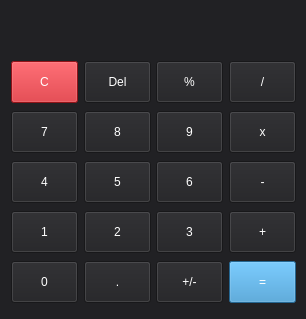
<?xml version="1.0" encoding="UTF-8"?>
<ui version="4.0">
 <class>MainWindow</class>
 <widget class="QMainWindow" name="MainWindow">
  <property name="enabled">
   <bool>true</bool>
  </property>
  <property name="geometry">
   <rect>
    <x>0</x>
    <y>0</y>
    <width>306</width>
    <height>319</height>
   </rect>
  </property>
  <property name="sizePolicy">
   <sizepolicy hsizetype="Fixed" vsizetype="Fixed">
    <horstretch>0</horstretch>
    <verstretch>0</verstretch>
   </sizepolicy>
  </property>
  <property name="minimumSize">
   <size>
    <width>306</width>
    <height>319</height>
   </size>
  </property>
  <property name="maximumSize">
   <size>
    <width>16777215</width>
    <height>16777215</height>
   </size>
  </property>
  <property name="windowTitle">
   <string>Olivers Calculator</string>
  </property>
  <property name="styleSheet">
   <string notr="true">background-color: #212124;
color: #ffffff;
</string>
  </property>
  <widget class="QWidget" name="centralWidget">
   <property name="sizePolicy">
    <sizepolicy hsizetype="Fixed" vsizetype="Fixed">
     <horstretch>0</horstretch>
     <verstretch>0</verstretch>
    </sizepolicy>
   </property>
   <property name="styleSheet">
    <string notr="true">QPushButton {
min-width: 65;
min-height: 40;
max-width: 65;
max-height: 40;
}</string>
   </property>
   <layout class="QVBoxLayout" name="verticalLayout">
    <item>
     <widget class="QLabel" name="displayPanel">
      <property name="minimumSize">
       <size>
        <width>290</width>
        <height>40</height>
       </size>
      </property>
      <property name="maximumSize">
       <size>
        <width>16777215</width>
        <height>40</height>
       </size>
      </property>
      <property name="font">
       <font>
        <family>Open Sans</family>
        <pointsize>20</pointsize>
        <weight>50</weight>
        <italic>false</italic>
        <bold>false</bold>
        <kerning>true</kerning>
       </font>
      </property>
      <property name="layoutDirection">
       <enum>Qt::LeftToRight</enum>
      </property>
      <property name="styleSheet">
       <string notr="true">border: 1 solid #fffff;
background-color: #fff;</string>
      </property>
      <property name="text">
       <string/>
      </property>
      <property name="scaledContents">
       <bool>true</bool>
      </property>
      <property name="alignment">
       <set>Qt::AlignRight|Qt::AlignTrailing|Qt::AlignVCenter</set>
      </property>
      <property name="wordWrap">
       <bool>true</bool>
      </property>
      <property name="textInteractionFlags">
       <set>Qt::TextSelectableByKeyboard|Qt::TextSelectableByMouse</set>
      </property>
     </widget>
    </item>
    <item>
     <layout class="QHBoxLayout" name="horizontalLayout_5">
      <item>
       <widget class="QPushButton" name="actionClear">
        <property name="styleSheet">
         <string notr="true">background-color: #cb1a21;
color: #ffffff;</string>
        </property>
        <property name="text">
         <string>C</string>
        </property>
       </widget>
      </item>
      <item>
       <widget class="QPushButton" name="actionDel">
        <property name="text">
         <string>Del</string>
        </property>
       </widget>
      </item>
      <item>
       <widget class="QPushButton" name="actionPercent">
        <property name="text">
         <string>%</string>
        </property>
       </widget>
      </item>
      <item>
       <widget class="QPushButton" name="actionDiv">
        <property name="text">
         <string>/</string>
        </property>
        <attribute name="buttonGroup">
         <string notr="true">actionGroup</string>
        </attribute>
       </widget>
      </item>
     </layout>
    </item>
    <item>
     <layout class="QHBoxLayout" name="horizontalLayout_3">
      <item>
       <widget class="QPushButton" name="num7">
        <property name="text">
         <string>7</string>
        </property>
        <attribute name="buttonGroup">
         <string notr="true">numberGroup</string>
        </attribute>
       </widget>
      </item>
      <item>
       <widget class="QPushButton" name="num8">
        <property name="sizePolicy">
         <sizepolicy hsizetype="Fixed" vsizetype="Fixed">
          <horstretch>0</horstretch>
          <verstretch>0</verstretch>
         </sizepolicy>
        </property>
        <property name="text">
         <string>8</string>
        </property>
        <attribute name="buttonGroup">
         <string notr="true">numberGroup</string>
        </attribute>
       </widget>
      </item>
      <item>
       <widget class="QPushButton" name="num9">
        <property name="text">
         <string>9</string>
        </property>
        <attribute name="buttonGroup">
         <string notr="true">numberGroup</string>
        </attribute>
       </widget>
      </item>
      <item>
       <widget class="QPushButton" name="actionMul">
        <property name="text">
         <string>x</string>
        </property>
        <attribute name="buttonGroup">
         <string notr="true">actionGroup</string>
        </attribute>
       </widget>
      </item>
     </layout>
    </item>
    <item>
     <layout class="QHBoxLayout" name="horizontalLayout_2">
      <item>
       <widget class="QPushButton" name="num4">
        <property name="text">
         <string>4</string>
        </property>
        <attribute name="buttonGroup">
         <string notr="true">numberGroup</string>
        </attribute>
       </widget>
      </item>
      <item>
       <widget class="QPushButton" name="num5">
        <property name="text">
         <string>5</string>
        </property>
        <attribute name="buttonGroup">
         <string notr="true">numberGroup</string>
        </attribute>
       </widget>
      </item>
      <item>
       <widget class="QPushButton" name="num6">
        <property name="text">
         <string>6</string>
        </property>
        <attribute name="buttonGroup">
         <string notr="true">numberGroup</string>
        </attribute>
       </widget>
      </item>
      <item>
       <widget class="QPushButton" name="actionMinus">
        <property name="text">
         <string>-</string>
        </property>
        <attribute name="buttonGroup">
         <string notr="true">actionGroup</string>
        </attribute>
       </widget>
      </item>
     </layout>
    </item>
    <item>
     <layout class="QHBoxLayout" name="horizontalLayout">
      <property name="bottomMargin">
       <number>0</number>
      </property>
      <item>
       <widget class="QPushButton" name="num1">
        <property name="sizePolicy">
         <sizepolicy hsizetype="Fixed" vsizetype="Fixed">
          <horstretch>0</horstretch>
          <verstretch>0</verstretch>
         </sizepolicy>
        </property>
        <property name="minimumSize">
         <size>
          <width>67</width>
          <height>42</height>
         </size>
        </property>
        <property name="maximumSize">
         <size>
          <width>67</width>
          <height>42</height>
         </size>
        </property>
        <property name="text">
         <string>1</string>
        </property>
        <attribute name="buttonGroup">
         <string notr="true">numberGroup</string>
        </attribute>
       </widget>
      </item>
      <item>
       <widget class="QPushButton" name="num2">
        <property name="sizePolicy">
         <sizepolicy hsizetype="Fixed" vsizetype="Fixed">
          <horstretch>0</horstretch>
          <verstretch>0</verstretch>
         </sizepolicy>
        </property>
        <property name="text">
         <string>2</string>
        </property>
        <attribute name="buttonGroup">
         <string notr="true">numberGroup</string>
        </attribute>
       </widget>
      </item>
      <item>
       <widget class="QPushButton" name="num3">
        <property name="sizePolicy">
         <sizepolicy hsizetype="Fixed" vsizetype="Fixed">
          <horstretch>0</horstretch>
          <verstretch>0</verstretch>
         </sizepolicy>
        </property>
        <property name="maximumSize">
         <size>
          <width>67</width>
          <height>42</height>
         </size>
        </property>
        <property name="text">
         <string>3</string>
        </property>
        <attribute name="buttonGroup">
         <string notr="true">numberGroup</string>
        </attribute>
       </widget>
      </item>
      <item>
       <widget class="QPushButton" name="actionPlus">
        <property name="text">
         <string>+</string>
        </property>
        <attribute name="buttonGroup">
         <string notr="true">actionGroup</string>
        </attribute>
       </widget>
      </item>
     </layout>
    </item>
    <item>
     <layout class="QHBoxLayout" name="horizontalLayout_4">
      <property name="rightMargin">
       <number>0</number>
      </property>
      <item>
       <widget class="QPushButton" name="num0">
        <property name="text">
         <string>0</string>
        </property>
        <attribute name="buttonGroup">
         <string notr="true">numberGroup</string>
        </attribute>
       </widget>
      </item>
      <item>
       <widget class="QPushButton" name="comma">
        <property name="text">
         <string>.</string>
        </property>
       </widget>
      </item>
      <item>
       <widget class="QPushButton" name="actionSign">
        <property name="text">
         <string>+/-</string>
        </property>
       </widget>
      </item>
      <item>
       <widget class="QPushButton" name="actionCalc">
        <property name="styleSheet">
         <string notr="true">background-color: #3490cd;
color: #ffffff;</string>
        </property>
        <property name="text">
         <string>=</string>
        </property>
       </widget>
      </item>
     </layout>
    </item>
   </layout>
  </widget>
 </widget>
 <layoutdefault spacing="6" margin="11"/>
 <resources/>
 <connections/>
 <buttongroups>
  <buttongroup name="actionGroup"/>
  <buttongroup name="numberGroup"/>
 </buttongroups>
</ui>
